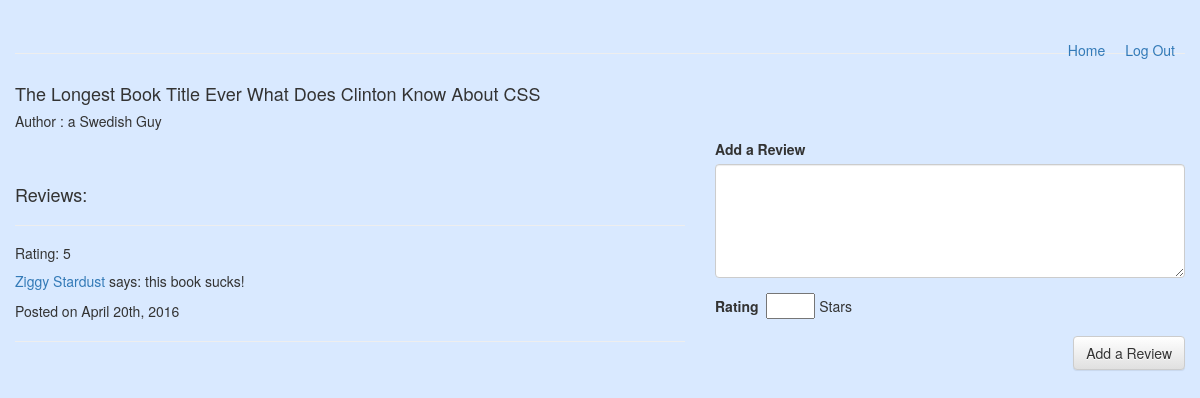
Screenshot of /Books/show_book/13 with the database file from the repository.
### tables this page shows
CREATE TABLE `books` (
  `id` int(11) NOT NULL AUTO_INCREMENT,
  `title` varchar(255) DEFAULT NULL,
  `author` varchar(255) DEFAULT NULL,
  `created_at` datetime DEFAULT NULL,
  `updated_at` datetime DEFAULT NULL,
  PRIMARY KEY (`id`)
);

CREATE TABLE `reviews` (
  `id` int(11) NOT NULL AUTO_INCREMENT,
  `content` text,
  `stars` tinyint(5) DEFAULT NULL,
  `created_at` datetime DEFAULT NULL,
  `updated_at` datetime DEFAULT NULL,
  `user_id` int(11) NOT NULL,
  `book_id` int(11) NOT NULL,
  PRIMARY KEY (`id`),
  KEY `fk_reviews_users_idx` (`user_id`),
  KEY `fk_reviews_books1_idx` (`book_id`),
  CONSTRAINT `fk_reviews_users` FOREIGN KEY (`user_id`) REFERENCES `users` (`id`) ON DELETE NO ACTION ON UPDATE NO ACTION,
  CONSTRAINT `fk_reviews_books1` FOREIGN KEY (`book_id`) REFERENCES `books` (`id`) ON DELETE NO ACTION ON UPDATE NO ACTION
);

CREATE TABLE `users` (
  `id` int(11) NOT NULL AUTO_INCREMENT,
  `name` varchar(255) DEFAULT NULL,
  `alias` varchar(255) DEFAULT NULL,
  `email` varchar(75) DEFAULT NULL,
  `password` varchar(255) DEFAULT NULL,
  `created_at` datetime DEFAULT NULL,
  `updated_at` datetime DEFAULT NULL,
  PRIMARY KEY (`id`)
);

### application/controllers/Books.php (called while the page is built, shortened)
<?php
class Books extends CI_Controller{
	public function __construct()
	{
		$this->load->model('Book');
	}
	public function show_book()
	{
		$this->load->model('Review');
		$books = $this->Book->show_by_id($this->uri->segment(3));
		$reviews = $this->Review->get_reviews_by_book_id($this->uri->segment(3));
		$this->load->view('Books/book_page', array("reviews" => $reviews, 'books' => $books));
	}
}

### index.php (called while the page is built, shortened)
<?php
require_once BASEPATH.'core/CodeIgniter.php';

### application/models/Book.php (called while the page is built, shortened)
<?php
class Book extends CI_Model{
	public function show_by_id($book_id)
	{
		return $this->db->query("SELECT * FROM books WHERE id = ?", array($book_id))->row_array();
	}
}

### application/models/Review.php (called while the page is built, shortened)
<?php
class Review extends CI_Model{
	public function get_reviews_by_book_id($book_id)
	{
		$query = "SELECT
					users.id as 'users.id',
					books.id as 'books.id',
					reviews.id as 'reviews.id',
					users.alias,
					books.title,
					books.author,
					reviews.content,
					reviews.stars,
					reviews.created_at
					FROM users
					JOIN reviews ON users.id = reviews.user_id
					JOIN books ON books.id = reviews.book_id
					WHERE books.id = ?;";
		$values = array($book_id);
		return $this->db->query($query, $values)->result_array();
	}
}

### application/views/Books/book_page.php (the view, shortened to what this page needs)
<!DOCTYPE html>
<html>
<head>
	<link rel="stylesheet" href="https://maxcdn.bootstrapcdn.com/bootstrap/3.3.6/css/bootstrap.min.css">
	<link rel="stylesheet" href="https://maxcdn.bootstrapcdn.com/bootstrap/3.3.6/css/bootstrap-theme.min.css">
</head>
<body>
	<div class="container-fluid">
		<div class="page-header">
			<a class="header_link" href="/Sessions/destroy">Log Out</a>
			<a class="header_link" href="/Books/index">Home</a>
		</div>
		<div class="row">
			<div class="col-md-12">
				<h4><?= $books['title'] ?></h4>
				<h5>Author&nbsp;:&nbsp;<?= $books['author'] ?></h5>
			</div>
		</div>
		<div class="row">
			<div class="col-md-7" id="reviews">
				<h4>Reviews:</h4>
				<hr>
				<?php
					foreach ($reviews as $review)
					{
						$phpdate = strtotime($review['created_at']);
						$newdate = date("F jS, Y", $phpdate);
						echo "<h5>Rating: " . $review['stars'] . "</h5>\n";
						echo "<p><a href='/Users/index/" . $review['users.id'] . "'>" . $review['alias'] . "</a> says: " . $review['content'] . "</p>\n";
						echo "<p>Posted on " . $newdate . "</p>\n";
						echo "<hr>\n";
					}
				?>
			</div>
			<div class="col-md-5">
				<form action="/Books/add_review" method="post">
					<div class="form-group">
						<label for="review">Add a Review</label>
						<textarea id="review" name="review" class="form-control" rows="5"></textarea>
					</div>
					<div class="form-group">
						<label for="review">Rating&nbsp;</label>
						<input type="number" id="rating" name="rating" min="0" max="5">&nbsp;Stars
					</div>
					<button id="add_review" type="submit" class="btn btn-default">Add a Review</button>
				</form>
			</div>
		</div>
	</div>
</body>
</html>

### application/views/Books/book_page.php (style rules this page uses)
body { background: #D9E9FF; }
.page-header { margin-top: 10px; }
.page-header .header_link { margin-top: 30px; margin-right: 10px; margin-left: 10px; float: right; }
#reviews { margin-top: 3%; }
#add_review { float: right; }

### rows the page displays
books: title "The Longest Book Title Ever What Does Clinton Know About CSS", author "a Swedish Guy"
reviews: stars "5", user.alias "Ziggy Stardust", content "this book sucks!", created_at "April 20th, 2016"
